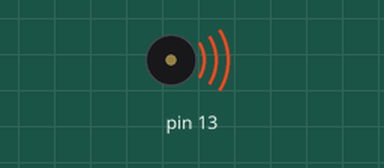
Bench run of a sketch on a simulated Arduino Uno, built with avr-gcc and run on an emulated ATmega328P. Parts: buzzer (waves = sounding).

Above: at 0.1 s.
At 115.0 s:
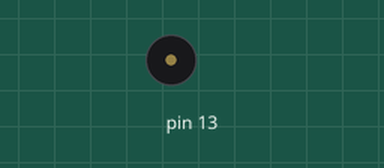
Timing chart, 0 to 116.5 s (numbered marks = the images above):
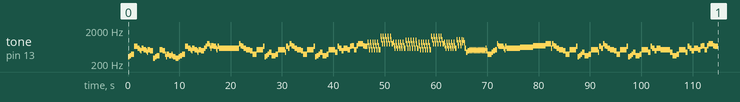

The sketch:

MayDay-L.O.V.E.ino
```cpp
void song(int buzzerPin){

  tone(buzzerPin, 330);
  delay(309);
  noTone(buzzerPin);

  tone(buzzerPin, 349);
  delay(309);
  noTone(buzzerPin);

  tone(buzzerPin, 392);
  delay(619);
  noTone(buzzerPin);

  tone(buzzerPin, 659);
  delay(619);
  noTone(buzzerPin);

  tone(buzzerPin, 587);
  delay(464);
  noTone(buzzerPin);

  tone(buzzerPin, 523);
  delay(155);
  noTone(buzzerPin);

  tone(buzzerPin, 494);
  delay(155);
  noTone(buzzerPin);

  tone(buzzerPin, 587);
  delay(464);
  noTone(buzzerPin);

  tone(buzzerPin, 523);
  delay(464);
  noTone(buzzerPin);

  tone(buzzerPin, 494);
  delay(155);
  noTone(buzzerPin);

  tone(buzzerPin, 440);
  delay(155);
  noTone(buzzerPin);

  tone(buzzerPin, 523);
  delay(464);
  noTone(buzzerPin);

  tone(buzzerPin, 494);
  delay(619);
  noTone(buzzerPin);

  tone(buzzerPin, 294);
  delay(309);
  noTone(buzzerPin);

  tone(buzzerPin, 330);
  delay(309);
  noTone(buzzerPin);

  tone(buzzerPin, 349);
  delay(619);
  noTone(buzzerPin);

  tone(buzzerPin, 523);
  delay(619);
  noTone(buzzerPin);

  tone(buzzerPin, 494);
  delay(464);
  noTone(buzzerPin);

  tone(buzzerPin, 392);
  delay(155);
  noTone(buzzerPin);

  tone(buzzerPin, 330);
  delay(155);
  noTone(buzzerPin);

  tone(buzzerPin, 392);
  delay(464);
  noTone(buzzerPin);

  tone(buzzerPin, 349);
  delay(464);
  noTone(buzzerPin);

  tone(buzzerPin, 392);
  delay(155);
  noTone(buzzerPin);

  tone(buzzerPin, 349);
  delay(155);
  noTone(buzzerPin);

  tone(buzzerPin, 330);
  delay(464);
  noTone(buzzerPin);

  tone(buzzerPin, 294);
  delay(619);
  noTone(buzzerPin);

  tone(buzzerPin, 330);
  delay(309);
  noTone(buzzerPin);

  tone(buzzerPin, 349);
  delay(309);
  noTone(buzzerPin);

  tone(buzzerPin, 392);
  delay(619);
  noTone(buzzerPin);

  tone(buzzerPin, 659);
  delay(619);
  noTone(buzzerPin);

  tone(buzzerPin, 587);
  delay(464);
  noTone(buzzerPin);

  tone(buzzerPin, 523);
  delay(155);
  noTone(buzzerPin);

  tone(buzzerPin, 494);
  delay(155);
  noTone(buzzerPin);

  tone(buzzerPin, 587);
  delay(464);
  noTone(buzzerPin);

  tone(buzzerPin, 523);
  delay(464);
  noTone(buzzerPin);

  tone(buzzerPin, 494);
  delay(155);
  noTone(buzzerPin);

  tone(buzzerPin, 440);
  delay(155);
  noTone(buzzerPin);

  tone(buzzerPin, 523);
  delay(464);
  noTone(buzzerPin);

  tone(buzzerPin, 494);
  delay(619);
  noTone(buzzerPin);

  tone(buzzerPin, 587);
  delay(309);
  noTone(buzzerPin);

  tone(buzzerPin, 659);
  delay(309);
  noTone(buzzerPin);

  tone(buzzerPin, 784);
  delay(464);
  noTone(buzzerPin);

  tone(buzzerPin, 698);
  delay(155);
  noTone(buzzerPin);

  tone(buzzerPin, 587);
  delay(155);
  noTone(buzzerPin);

  tone(buzzerPin, 698);
  delay(464);
  noTone(buzzerPin);

  tone(buzzerPin, 659);
  delay(464);
  noTone(buzzerPin);

  tone(buzzerPin, 587);
  delay(155);
  noTone(buzzerPin);

  tone(buzzerPin, 523);
  delay(155);
  noTone(buzzerPin);

  tone(buzzerPin, 659);
  delay(309);
  noTone(buzzerPin);

  tone(buzzerPin, 587);
  delay(155);
  noTone(buzzerPin);

  tone(buzzerPin, 587);
  delay(619);
  noTone(buzzerPin);

  tone(buzzerPin, 587);
  delay(619);
  noTone(buzzerPin);

  tone(buzzerPin, 587);
  delay(619);
  noTone(buzzerPin);

  tone(buzzerPin, 587);
  delay(619);
  noTone(buzzerPin);

  tone(buzzerPin, 587);
  delay(464);
  noTone(buzzerPin);

  tone(buzzerPin, 587);
  delay(155);
  noTone(buzzerPin);

  tone(buzzerPin, 587);
  delay(155);
  noTone(buzzerPin);

  tone(buzzerPin, 587);
  delay(309);
  noTone(buzzerPin);

  tone(buzzerPin, 587);
  delay(155);
  noTone(buzzerPin);

  tone(buzzerPin, 784);
  delay(309);
  noTone(buzzerPin);

  tone(buzzerPin, 698);
  delay(309);
  noTone(buzzerPin);

  tone(buzzerPin, 659);
  delay(309);
  noTone(buzzerPin);

  tone(buzzerPin, 587);
  delay(464);
  noTone(buzzerPin);

  tone(buzzerPin, 523);
  delay(773);
  noTone(buzzerPin);

  tone(buzzerPin, 494);
  delay(464);
  noTone(buzzerPin);

  tone(buzzerPin, 392);
  delay(773);
  noTone(buzzerPin);

  tone(buzzerPin, 523);
  delay(619);
  noTone(buzzerPin);

  tone(buzzerPin, 523);
  delay(619);
  noTone(buzzerPin);

  tone(buzzerPin, 659);
  delay(309);
  noTone(buzzerPin);

  tone(buzzerPin, 330);
  delay(309);
  noTone(buzzerPin);

  tone(buzzerPin, 349);
  delay(309);
  noTone(buzzerPin);

  tone(buzzerPin, 392);
  delay(309);
  noTone(buzzerPin);

  tone(buzzerPin, 440);
  delay(464);
  noTone(buzzerPin);

  tone(buzzerPin, 349);
  delay(773);
  noTone(buzzerPin);

  tone(buzzerPin, 392);
  delay(464);
  noTone(buzzerPin);

  tone(buzzerPin, 523);
  delay(773);
  noTone(buzzerPin);

  tone(buzzerPin, 523);
  delay(464);
  noTone(buzzerPin);

  tone(buzzerPin, 523);
  delay(155);
  noTone(buzzerPin);

  tone(buzzerPin, 440);
  delay(155);
  noTone(buzzerPin);

  tone(buzzerPin, 659);
  delay(464);
  noTone(buzzerPin);

  tone(buzzerPin, 587);
  delay(309);
  noTone(buzzerPin);

  tone(buzzerPin, 784);
  delay(309);
  noTone(buzzerPin);

  tone(buzzerPin, 698);
  delay(309);
  noTone(buzzerPin);

  tone(buzzerPin, 659);
  delay(309);
  noTone(buzzerPin);

  tone(buzzerPin, 587);
  delay(464);
  noTone(buzzerPin);

  tone(buzzerPin, 523);
  delay(773);
  noTone(buzzerPin);

  tone(buzzerPin, 494);
  delay(464);
  noTone(buzzerPin);

  tone(buzzerPin, 392);
  delay(773);
  noTone(buzzerPin);

  tone(buzzerPin, 523);
  delay(619);
  noTone(buzzerPin);

  tone(buzzerPin, 523);
  delay(619);
  noTone(buzzerPin);

  tone(buzzerPin, 659);
  delay(309);
  noTone(buzzerPin);

  tone(buzzerPin, 330);
  delay(309);
  noTone(buzzerPin);

  tone(buzzerPin, 349);
  delay(309);
  noTone(buzzerPin);

  tone(buzzerPin, 392);
  delay(309);
  noTone(buzzerPin);

  tone(buzzerPin, 440);
  delay(464);
  noTone(buzzerPin);

  tone(buzzerPin, 349);
  delay(773);
  noTone(buzzerPin);

  tone(buzzerPin, 392);
  delay(464);
  noTone(buzzerPin);

  tone(buzzerPin, 523);
  delay(773);
  noTone(buzzerPin);

  tone(buzzerPin, 523);
  delay(464);
  noTone(buzzerPin);

  tone(buzzerPin, 440);
  delay(464);
  noTone(buzzerPin);

  tone(buzzerPin, 659);
  delay(309);
  noTone(buzzerPin);

  tone(buzzerPin, 587);
  delay(464);
  noTone(buzzerPin);

  tone(buzzerPin, 494);
  delay(464);
  noTone(buzzerPin);

  tone(buzzerPin, 587);
  delay(309);
  noTone(buzzerPin);

  tone(buzzerPin, 587);
  delay(464);
  noTone(buzzerPin);

  tone(buzzerPin, 523);
  delay(464);
  noTone(buzzerPin);

  tone(buzzerPin, 659);
  delay(309);
  noTone(buzzerPin);

  tone(buzzerPin, 698);
  delay(464);
  noTone(buzzerPin);

  tone(buzzerPin, 523);
  delay(464);
  noTone(buzzerPin);

  tone(buzzerPin, 698);
  delay(309);
  noTone(buzzerPin);

  tone(buzzerPin, 784);
  delay(464);
  noTone(buzzerPin);

  tone(buzzerPin, 784);
  delay(464);
  noTone(buzzerPin);

  tone(buzzerPin, 698);
  delay(309);
  noTone(buzzerPin);

  tone(buzzerPin, 659);
  delay(619);
  noTone(buzzerPin);

  tone(buzzerPin, 880);
  delay(155);
  noTone(buzzerPin);

  tone(buzzerPin, 698);
  delay(155);
  noTone(buzzerPin);

  tone(buzzerPin, 523);
  delay(155);
  noTone(buzzerPin);

  tone(buzzerPin, 880);
  delay(155);
  noTone(buzzerPin);

  tone(buzzerPin, 698);
  delay(155);
  noTone(buzzerPin);

  tone(buzzerPin, 523);
  delay(155);
  noTone(buzzerPin);

  tone(buzzerPin, 880);
  delay(155);
  noTone(buzzerPin);

  tone(buzzerPin, 698);
  delay(155);
  noTone(buzzerPin);

  tone(buzzerPin, 523);
  delay(155);
  noTone(buzzerPin);

  tone(buzzerPin, 880);
  delay(155);
  noTone(buzzerPin);

  tone(buzzerPin, 698);
  delay(155);
  noTone(buzzerPin);

  tone(buzzerPin, 523);
  delay(155);
  noTone(buzzerPin);

  tone(buzzerPin, 880);
  delay(155);
  noTone(buzzerPin);

  tone(buzzerPin, 698);
  delay(155);
  noTone(buzzerPin);

  tone(buzzerPin, 523);
  delay(309);
  noTone(buzzerPin);

  tone(buzzerPin, 1319);
  delay(155);
  noTone(buzzerPin);

  tone(buzzerPin, 1047);
  delay(155);
  noTone(buzzerPin);

  tone(buzzerPin, 784);
  delay(155);
  noTone(buzzerPin);

  tone(buzzerPin, 1319);
  delay(155);
  noTone(buzzerPin);

  tone(buzzerPin, 1047);
  delay(155);
  noTone(buzzerPin);

  tone(buzzerPin, 784);
  delay(155);
  noTone(buzzerPin);

  tone(buzzerPin, 1319);
  delay(155);
  noTone(buzzerPin);

  tone(buzzerPin, 1047);
  delay(155);
  noTone(buzzerPin);

  tone(buzzerPin, 784);
  delay(155);
  noTone(buzzerPin);

  tone(buzzerPin, 1319);
  delay(155);
  noTone(buzzerPin);

  tone(buzzerPin, 1047);
  delay(155);
  noTone(buzzerPin);

  tone(buzzerPin, 784);
  delay(155);
  noTone(buzzerPin);

  tone(buzzerPin, 1319);
  delay(155);
  noTone(buzzerPin);

  tone(buzzerPin, 1047);
  delay(155);
  noTone(buzzerPin);

  tone(buzzerPin, 784);
  delay(309);
  noTone(buzzerPin);

  tone(buzzerPin, 880);
  delay(155);
  noTone(buzzerPin);

  tone(buzzerPin, 698);
  delay(155);
  noTone(buzzerPin);

  tone(buzzerPin, 587);
  delay(155);
  noTone(buzzerPin);

  tone(buzzerPin, 880);
  delay(155);
  noTone(buzzerPin);

  tone(buzzerPin, 698);
  delay(155);
  noTone(buzzerPin);

  tone(buzzerPin, 587);
  delay(155);
  noTone(buzzerPin);

  tone(buzzerPin, 880);
  delay(155);
  noTone(buzzerPin);

  tone(buzzerPin, 698);
  delay(155);
  noTone(buzzerPin);

  tone(buzzerPin, 587);
  delay(155);
  noTone(buzzerPin);

  tone(buzzerPin, 880);
  delay(155);
  noTone(buzzerPin);

  tone(buzzerPin, 698);
  delay(155);
  noTone(buzzerPin);

  tone(buzzerPin, 587);
  delay(155);
  noTone(buzzerPin);

  tone(buzzerPin, 880);
  delay(155);
  noTone(buzzerPin);

  tone(buzzerPin, 698);
  delay(155);
  noTone(buzzerPin);

  tone(buzzerPin, 587);
  delay(309);
  noTone(buzzerPin);

  tone(buzzerPin, 988);
  delay(155);
  noTone(buzzerPin);

  tone(buzzerPin, 784);
  delay(155);
  noTone(buzzerPin);

  tone(buzzerPin, 587);
  delay(155);
  noTone(buzzerPin);

  tone(buzzerPin, 988);
  delay(155);
  noTone(buzzerPin);

  tone(buzzerPin, 784);
  delay(155);
  noTone(buzzerPin);

  tone(buzzerPin, 587);
  delay(155);
  noTone(buzzerPin);

  tone(buzzerPin, 988);
  delay(155);
  noTone(buzzerPin);

  tone(buzzerPin, 784);
  delay(155);
  noTone(buzzerPin);

  tone(buzzerPin, 587);
  delay(155);
  noTone(buzzerPin);

  tone(buzzerPin, 988);
  delay(155);
  noTone(buzzerPin);

  tone(buzzerPin, 784);
  delay(155);
  noTone(buzzerPin);

  tone(buzzerPin, 587);
  delay(155);
  noTone(buzzerPin);

  tone(buzzerPin, 988);
  delay(155);
  noTone(buzzerPin);

  tone(buzzerPin, 784);
  delay(155);
  noTone(buzzerPin);

  tone(buzzerPin, 587);
  delay(309);
  noTone(buzzerPin);

  tone(buzzerPin, 880);
  delay(155);
  noTone(buzzerPin);

  tone(buzzerPin, 698);
  delay(155);
  noTone(buzzerPin);

  tone(buzzerPin, 523);
  delay(155);
  noTone(buzzerPin);

  tone(buzzerPin, 880);
  delay(155);
  noTone(buzzerPin);

  tone(buzzerPin, 698);
  delay(155);
  noTone(buzzerPin);

  tone(buzzerPin, 523);
  delay(155);
  noTone(buzzerPin);

  tone(buzzerPin, 880);
  delay(155);
  noTone(buzzerPin);

  tone(buzzerPin, 698);
  delay(155);
  noTone(buzzerPin);

  tone(buzzerPin, 523);
  delay(155);
  noTone(buzzerPin);

  tone(buzzerPin, 880);
  delay(155);
  noTone(buzzerPin);

  tone(buzzerPin, 698);
  delay(155);
  noTone(buzzerPin);

  tone(buzzerPin, 523);
  delay(155);
  noTone(buzzerPin);

  tone(buzzerPin, 880);
  delay(155);
  noTone(buzzerPin);

  tone(buzzerPin, 698);
  delay(155);
  noTone(buzzerPin);

  tone(buzzerPin, 523);
  delay(309);
  noTone(buzzerPin);

  tone(buzzerPin, 1319);
  delay(155);
  noTone(buzzerPin);

  tone(buzzerPin, 1047);
  delay(155);
  noTone(buzzerPin);

  tone(buzzerPin, 784);
  delay(155);
  noTone(buzzerPin);

  tone(buzzerPin, 1319);
  delay(155);
  noTone(buzzerPin);

  tone(buzzerPin, 1047);
  delay(155);
  noTone(buzzerPin);

  tone(buzzerPin, 784);
  delay(155);
  noTone(buzzerPin);

  tone(buzzerPin, 1319);
  delay(155);
  noTone(buzzerPin);

  tone(buzzerPin, 1047);
  delay(155);
  noTone(buzzerPin);

  tone(buzzerPin, 784);
  delay(155);
  noTone(buzzerPin);

  tone(buzzerPin, 1319);
  delay(155);
  noTone(buzzerPin);

  tone(buzzerPin, 1047);
  delay(155);
  noTone(buzzerPin);

  tone(buzzerPin, 784);
  delay(155);
  noTone(buzzerPin);

  tone(buzzerPin, 1319);
  delay(155);
  noTone(buzzerPin);

  tone(buzzerPin, 1047);
  delay(155);
  noTone(buzzerPin);

  tone(buzzerPin, 784);
  delay(309);
  noTone(buzzerPin);

  tone(buzzerPin, 880);
  delay(155);
  noTone(buzzerPin);

  tone(buzzerPin, 698);
  delay(155);
  noTone(buzzerPin);

  tone(buzzerPin, 587);
  delay(155);
  noTone(buzzerPin);

  tone(buzzerPin, 880);
  delay(155);
  noTone(buzzerPin);

  tone(buzzerPin, 698);
  delay(155);
  noTone(buzzerPin);

  tone(buzzerPin, 587);
  delay(155);
  noTone(buzzerPin);

  tone(buzzerPin, 880);
  delay(155);
  noTone(buzzerPin);

  tone(buzzerPin, 698);
  delay(155);
  noTone(buzzerPin);

  tone(buzzerPin, 587);
  delay(155);
  noTone(buzzerPin);

  tone(buzzerPin, 880);
  delay(155);
  noTone(buzzerPin);

  tone(buzzerPin, 698);
  delay(155);
  noTone(buzzerPin);

  tone(buzzerPin, 587);
  delay(155);
  noTone(buzzerPin);

  tone(buzzerPin, 880);
  delay(155);
  noTone(buzzerPin);

  tone(buzzerPin, 698);
  delay(155);
  noTone(buzzerPin);

  tone(buzzerPin, 587);
  delay(309);
  noTone(buzzerPin);

  tone(buzzerPin, 1047);
  delay(155);
  noTone(buzzerPin);

  tone(buzzerPin, 831);
  delay(155);
  noTone(buzzerPin);

  tone(buzzerPin, 698);
  delay(155);
  noTone(buzzerPin);

  tone(buzzerPin, 1047);
  delay(155);
  noTone(buzzerPin);

  tone(buzzerPin, 831);
  delay(155);
  noTone(buzzerPin);

  tone(buzzerPin, 698);
  delay(155);
  noTone(buzzerPin);

  tone(buzzerPin, 1047);
  delay(155);
  noTone(buzzerPin);

  tone(buzzerPin, 831);
  delay(155);
  noTone(buzzerPin);

  tone(buzzerPin, 988);
  delay(155);
  noTone(buzzerPin);

  tone(buzzerPin, 831);
  delay(155);
  noTone(buzzerPin);

  tone(buzzerPin, 587);
  delay(309);
  noTone(buzzerPin);

  tone(buzzerPin, 440);
  delay(309);
  noTone(buzzerPin);

  tone(buzzerPin, 494);
  delay(309);
  noTone(buzzerPin);

  tone(buzzerPin, 523);
  delay(155);
  noTone(buzzerPin);

  tone(buzzerPin, 494);
  delay(155);
  noTone(buzzerPin);

  tone(buzzerPin, 523);
  delay(155);
  noTone(buzzerPin);

  tone(buzzerPin, 494);
  delay(155);
  noTone(buzzerPin);

  tone(buzzerPin, 523);
  delay(155);
  noTone(buzzerPin);

  tone(buzzerPin, 494);
  delay(155);
  noTone(buzzerPin);

  tone(buzzerPin, 523);
  delay(155);
  noTone(buzzerPin);

  tone(buzzerPin, 494);
  delay(155);
  noTone(buzzerPin);

  tone(buzzerPin, 523);
  delay(155);
  noTone(buzzerPin);

  tone(buzzerPin, 494);
  delay(155);
  noTone(buzzerPin);

  tone(buzzerPin, 523);
  delay(155);
  noTone(buzzerPin);

  tone(buzzerPin, 494);
  delay(155);
  noTone(buzzerPin);

  tone(buzzerPin, 523);
  delay(155);
  noTone(buzzerPin);

  tone(buzzerPin, 494);
  delay(155);
  noTone(buzzerPin);

  tone(buzzerPin, 523);
  delay(155);
  noTone(buzzerPin);

  tone(buzzerPin, 494);
  delay(155);
  noTone(buzzerPin);

  tone(buzzerPin, 523);
  delay(155);
  noTone(buzzerPin);

  tone(buzzerPin, 494);
  delay(155);
  noTone(buzzerPin);

  tone(buzzerPin, 523);
  delay(155);
  noTone(buzzerPin);

  tone(buzzerPin, 494);
  delay(155);
  noTone(buzzerPin);

  tone(buzzerPin, 587);
  delay(155);
  noTone(buzzerPin);

  tone(buzzerPin, 494);
  delay(309);
  noTone(buzzerPin);

  tone(buzzerPin, 392);
  delay(155);
  noTone(buzzerPin);

  tone(buzzerPin, 392);
  delay(619);
  noTone(buzzerPin);

  tone(buzzerPin, 440);
  delay(309);
  noTone(buzzerPin);

  tone(buzzerPin, 494);
  delay(309);
  noTone(buzzerPin);

  tone(buzzerPin, 523);
  delay(464);
  noTone(buzzerPin);

  tone(buzzerPin, 784);
  delay(155);
  noTone(buzzerPin);

  tone(buzzerPin, 698);
  delay(155);
  noTone(buzzerPin);

  tone(buzzerPin, 659);
  delay(464);
  noTone(buzzerPin);

  tone(buzzerPin, 659);
  delay(464);
  noTone(buzzerPin);

  tone(buzzerPin, 587);
  delay(155);
  noTone(buzzerPin);

  tone(buzzerPin, 523);
  delay(155);
  noTone(buzzerPin);

  tone(buzzerPin, 659);
  delay(309);
  noTone(buzzerPin);

  tone(buzzerPin, 587);
  delay(155);
  noTone(buzzerPin);

  tone(buzzerPin, 587);
  delay(619);
  noTone(buzzerPin);

  tone(buzzerPin, 587);
  delay(619);
  noTone(buzzerPin);

  tone(buzzerPin, 587);
  delay(619);
  noTone(buzzerPin);

  tone(buzzerPin, 587);
  delay(619);
  noTone(buzzerPin);

  tone(buzzerPin, 622);
  delay(619);
  noTone(buzzerPin);

  tone(buzzerPin, 622);
  delay(619);
  noTone(buzzerPin);

  tone(buzzerPin, 622);
  delay(619);
  noTone(buzzerPin);

  tone(buzzerPin, 622);
  delay(619);
  noTone(buzzerPin);

  tone(buzzerPin, 698);
  delay(619);
  noTone(buzzerPin);

  tone(buzzerPin, 698);
  delay(619);
  noTone(buzzerPin);

  tone(buzzerPin, 698);
  delay(619);
  noTone(buzzerPin);

  tone(buzzerPin, 698);
  delay(619);
  noTone(buzzerPin);

  tone(buzzerPin, 784);
  delay(619);
  noTone(buzzerPin);

  tone(buzzerPin, 784);
  delay(155);
  noTone(buzzerPin);

  tone(buzzerPin, 784);
  delay(309);
  noTone(buzzerPin);

  tone(buzzerPin, 587);
  delay(155);
  noTone(buzzerPin);

  tone(buzzerPin, 784);
  delay(309);
  noTone(buzzerPin);

  tone(buzzerPin, 698);
  delay(309);
  noTone(buzzerPin);

  tone(buzzerPin, 659);
  delay(309);
  noTone(buzzerPin);

  tone(buzzerPin, 587);
  delay(464);
  noTone(buzzerPin);

  tone(buzzerPin, 523);
  delay(773);
  noTone(buzzerPin);

  tone(buzzerPin, 494);
  delay(464);
  noTone(buzzerPin);

  tone(buzzerPin, 392);
  delay(773);
  noTone(buzzerPin);

  tone(buzzerPin, 523);
  delay(619);
  noTone(buzzerPin);

  tone(buzzerPin, 523);
  delay(619);
  noTone(buzzerPin);

  tone(buzzerPin, 659);
  delay(309);
  noTone(buzzerPin);

  tone(buzzerPin, 330);
  delay(309);
  noTone(buzzerPin);

  tone(buzzerPin, 349);
  delay(309);
  noTone(buzzerPin);

  tone(buzzerPin, 392);
  delay(309);
  noTone(buzzerPin);

  tone(buzzerPin, 440);
  delay(464);
  noTone(buzzerPin);

  tone(buzzerPin, 349);
  delay(773);
  noTone(buzzerPin);

  tone(buzzerPin, 392);
  delay(464);
  noTone(buzzerPin);

  tone(buzzerPin, 523);
  delay(773);
  noTone(buzzerPin);

  tone(buzzerPin, 523);
  delay(464);
  noTone(buzzerPin);

  tone(buzzerPin, 523);
  delay(155);
  noTone(buzzerPin);

  tone(buzzerPin, 440);
  delay(155);
  noTone(buzzerPin);

  tone(buzzerPin, 659);
  delay(464);
  noTone(buzzerPin);

  tone(buzzerPin, 587);
  delay(309);
  noTone(buzzerPin);

  tone(buzzerPin, 784);
  delay(309);
  noTone(buzzerPin);

  tone(buzzerPin, 698);
  delay(309);
  noTone(buzzerPin);

  tone(buzzerPin, 659);
  delay(309);
  noTone(buzzerPin);

  tone(buzzerPin, 587);
  delay(464);
  noTone(buzzerPin);

  tone(buzzerPin, 523);
  delay(773);
  noTone(buzzerPin);

  tone(buzzerPin, 494);
  delay(464);
  noTone(buzzerPin);

  tone(buzzerPin, 392);
  delay(773);
  noTone(buzzerPin);

  tone(buzzerPin, 523);
  delay(619);
  noTone(buzzerPin);

  tone(buzzerPin, 523);
  delay(619);
  noTone(buzzerPin);

  tone(buzzerPin, 659);
  delay(309);
  noTone(buzzerPin);

  tone(buzzerPin, 330);
  delay(309);
  noTone(buzzerPin);

  tone(buzzerPin, 349);
  delay(309);
  noTone(buzzerPin);

  tone(buzzerPin, 392);
  delay(309);
  noTone(buzzerPin);

  tone(buzzerPin, 440);
  delay(464);
  noTone(buzzerPin);

  tone(buzzerPin, 349);
  delay(773);
  noTone(buzzerPin);

  tone(buzzerPin, 392);
  delay(464);
  noTone(buzzerPin);

  tone(buzzerPin, 523);
  delay(773);
  noTone(buzzerPin);

  tone(buzzerPin, 523);
  delay(464);
  noTone(buzzerPin);

  tone(buzzerPin, 440);
  delay(464);
  noTone(buzzerPin);

  tone(buzzerPin, 659);
  delay(309);
  noTone(buzzerPin);

  tone(buzzerPin, 587);
  delay(464);
  noTone(buzzerPin);

  tone(buzzerPin, 494);
  delay(464);
  noTone(buzzerPin);

  tone(buzzerPin, 587);
  delay(309);
  noTone(buzzerPin);

  tone(buzzerPin, 587);
  delay(464);
  noTone(buzzerPin);

  tone(buzzerPin, 523);
  delay(1856);
  noTone(buzzerPin);

  tone(buzzerPin, 440);
  delay(464);
  noTone(buzzerPin);

  tone(buzzerPin, 349);
  delay(773);
  noTone(buzzerPin);

  tone(buzzerPin, 392);
  delay(464);
  noTone(buzzerPin);

  tone(buzzerPin, 523);
  delay(773);
  noTone(buzzerPin);

  tone(buzzerPin, 523);
  delay(464);
  noTone(buzzerPin);

  tone(buzzerPin, 440);
  delay(464);
  noTone(buzzerPin);

  tone(buzzerPin, 659);
  delay(309);
  noTone(buzzerPin);

  tone(buzzerPin, 587);
  delay(464);
  noTone(buzzerPin);

  tone(buzzerPin, 494);
  delay(464);
  noTone(buzzerPin);

  tone(buzzerPin, 587);
  delay(309);
  noTone(buzzerPin);

  tone(buzzerPin, 587);
  delay(464);
  noTone(buzzerPin);

  tone(buzzerPin, 523);
  delay(464);
  noTone(buzzerPin);

  tone(buzzerPin, 659);
  delay(309);
  noTone(buzzerPin);

  tone(buzzerPin, 698);
  delay(464);
  noTone(buzzerPin);

  tone(buzzerPin, 523);
  delay(464);
  noTone(buzzerPin);

  tone(buzzerPin, 698);
  delay(309);
  noTone(buzzerPin);

  tone(buzzerPin, 784);
  delay(464);
  noTone(buzzerPin);

  tone(buzzerPin, 784);
  delay(464);
  noTone(buzzerPin);

  tone(buzzerPin, 698);
  delay(309);
  noTone(buzzerPin);

  tone(buzzerPin, 659);
  delay(619);
  noTone(buzzerPin);
}

void setup() {
  // put your setup code here, to run once:
  // call the song function with digital pin
  song(13);
}

void loop() {
  // put your main code here, to run repeatedly:
}
```
